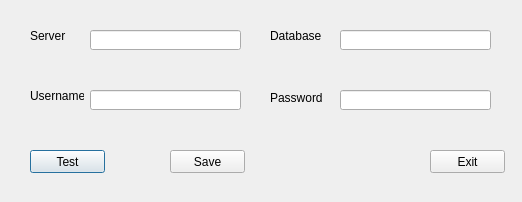
<?xml version="1.0" encoding="UTF-8"?>
<ui version="4.0">
 <class>SettingDialog</class>
 <widget class="QDialog" name="SettingDialog">
  <property name="geometry">
   <rect>
    <x>0</x>
    <y>0</y>
    <width>522</width>
    <height>202</height>
   </rect>
  </property>
  <property name="windowTitle">
   <string>Setting</string>
  </property>
  <widget class="QPushButton" name="pushButton_test">
   <property name="geometry">
    <rect>
     <x>30</x>
     <y>150</y>
     <width>75</width>
     <height>23</height>
    </rect>
   </property>
   <property name="text">
    <string>Test</string>
   </property>
  </widget>
  <widget class="QPushButton" name="pushButton_save">
   <property name="geometry">
    <rect>
     <x>170</x>
     <y>150</y>
     <width>75</width>
     <height>23</height>
    </rect>
   </property>
   <property name="text">
    <string>Save</string>
   </property>
  </widget>
  <widget class="QPushButton" name="pushButton_exit">
   <property name="geometry">
    <rect>
     <x>430</x>
     <y>150</y>
     <width>75</width>
     <height>23</height>
    </rect>
   </property>
   <property name="text">
    <string>Exit</string>
   </property>
  </widget>
  <widget class="QLineEdit" name="lineEdit_server">
   <property name="geometry">
    <rect>
     <x>90</x>
     <y>30</y>
     <width>151</width>
     <height>20</height>
    </rect>
   </property>
  </widget>
  <widget class="QLabel" name="label_server">
   <property name="geometry">
    <rect>
     <x>30</x>
     <y>30</y>
     <width>54</width>
     <height>12</height>
    </rect>
   </property>
   <property name="text">
    <string>Server</string>
   </property>
  </widget>
  <widget class="QLabel" name="label_database">
   <property name="geometry">
    <rect>
     <x>270</x>
     <y>30</y>
     <width>54</width>
     <height>12</height>
    </rect>
   </property>
   <property name="text">
    <string>Database</string>
   </property>
  </widget>
  <widget class="QLabel" name="label_username">
   <property name="geometry">
    <rect>
     <x>30</x>
     <y>90</y>
     <width>54</width>
     <height>12</height>
    </rect>
   </property>
   <property name="text">
    <string>Username</string>
   </property>
  </widget>
  <widget class="QLabel" name="label_password">
   <property name="geometry">
    <rect>
     <x>270</x>
     <y>90</y>
     <width>54</width>
     <height>16</height>
    </rect>
   </property>
   <property name="text">
    <string>Password</string>
   </property>
  </widget>
  <widget class="QLineEdit" name="lineEdit_username">
   <property name="geometry">
    <rect>
     <x>90</x>
     <y>90</y>
     <width>151</width>
     <height>20</height>
    </rect>
   </property>
  </widget>
  <widget class="QLineEdit" name="lineEdit_database">
   <property name="geometry">
    <rect>
     <x>340</x>
     <y>30</y>
     <width>151</width>
     <height>20</height>
    </rect>
   </property>
  </widget>
  <widget class="QLineEdit" name="lineEdit_password">
   <property name="geometry">
    <rect>
     <x>340</x>
     <y>90</y>
     <width>151</width>
     <height>20</height>
    </rect>
   </property>
   <property name="echoMode">
    <enum>QLineEdit::Password</enum>
   </property>
  </widget>
 </widget>
 <resources/>
 <connections>
  <connection>
   <sender>pushButton_exit</sender>
   <signal>clicked()</signal>
   <receiver>SettingDialog</receiver>
   <slot>close()</slot>
   <hints>
    <hint type="sourcelabel">
     <x>467</x>
     <y>161</y>
    </hint>
    <hint type="destinationlabel">
     <x>402</x>
     <y>126</y>
    </hint>
   </hints>
  </connection>
 </connections>
</ui>
